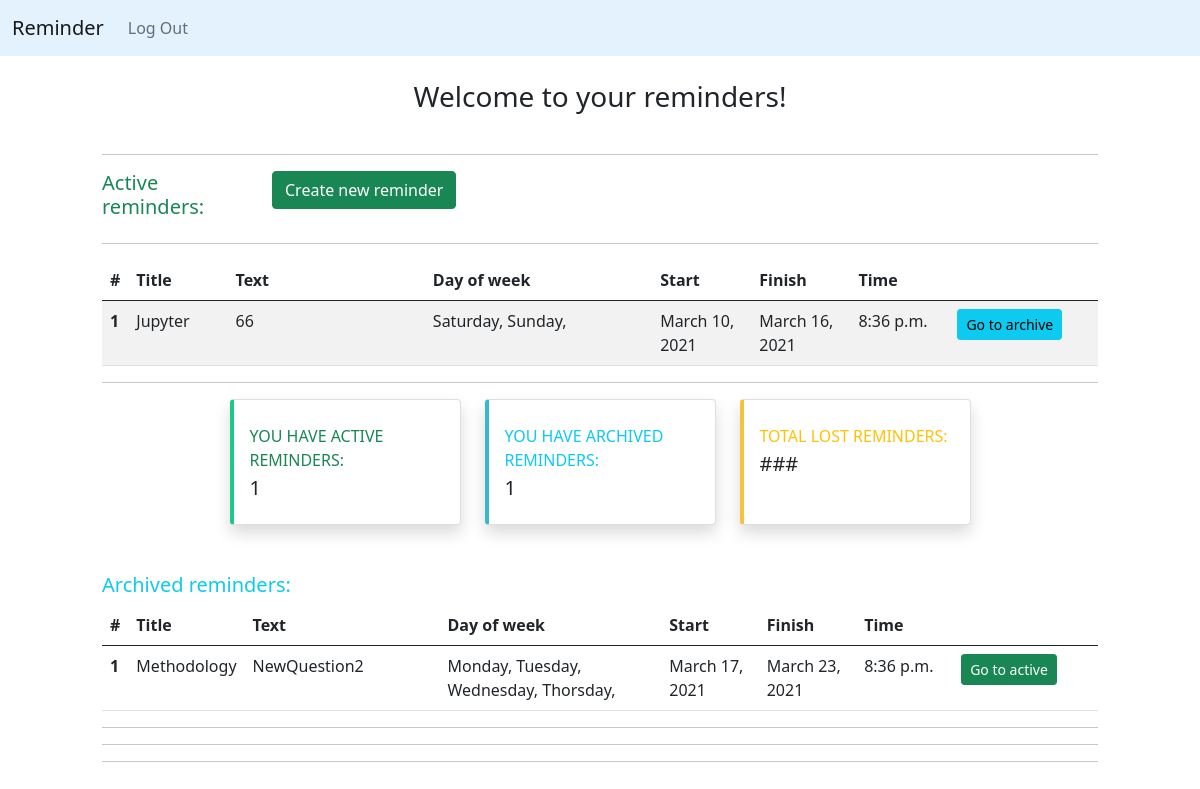
Page /reminder/home/ (signed in) on the committed database.
### myrem/models.py (models this page shows, shortened)
class Reminder(models.Model):
    STATUS = (
        (1, 'Active'),
        (2, 'Archived'),
    )
    user = models.ForeignKey(User, on_delete=models.CASCADE)
    title = models.CharField(max_length=64)
    text = models.CharField(max_length=256)
    date_create = models.DateTimeField(auto_now_add=True)
    date_start = models.DateField()
    date_finish = models.DateField()
    time_reminder = models.TimeField()
    day_of_week = models.ManyToManyField(DayOfWeek)
    status = models.IntegerField(choices=STATUS, default=1)

class DayOfWeek(models.Model):
    name = models.CharField(max_length=20)
    def __str__(self):
        return self.name

### myrem/views.py (the view)
# urls.py: path('home/', views.HomeView.as_view(), name='home'),
@method_decorator(login_required, name='dispatch')
class HomeView(TemplateView):
    template_name = 'myrem/home_new.html'
    def get_context_data(self, **kwargs):
        user = self.request.user
        now = datetime.datetime.now()
        kwargs['rem_list_active'] = Reminder.objects.filter(user=user).filter(status=1)
        kwargs['rem_list_archive'] = Reminder.objects.filter(user=user).filter(status=2)
        return kwargs

### myrem/templates/myrem/home_new.html (shortened to what this page needs)
{% extends "base.html" %}
{% load widget_tweaks %}
{% load static %}
{% block content %}
<div class="row justify-content-center">
    <div class="col-10 justify-content-center">
        <h3 class="row justify-content-center p-4">Welcome {{ user.first_name }} to your reminders!</h3>
        <hr>
        <div class="row">
            <div class="col-lg-2">
                <h5 class="text-success">Active reminders:</h5>
            </div>
            <div class="col-lg-6">
                <button class="btn btn-success" id="create-rem" name="button" type="button">Create new reminder</button>
            </div>
        </div>
        <hr>
        <table class="table table-condensed table-striped" name="active">
            <thead>
            <tr>
                <th scope="col" style="width: 2%">#</th>
                <th scope="col" style="width: 10%">Title</th>
                <th scope="col" style="width: 20%">Text</th>
                <th scope="col" style="width: 23%">Day of week</th>
                <th scope="col" style="width: 10%">Start</th>
                <th scope="col" style="width: 10%">Finish</th>
                <th scope="col" style="width: 10%">Time</th>
                <th scope="col" style="width: 15%"></th>
            </tr>
            </thead>
            <tbody>
            {% for reminder in rem_list_active %}
            <th scope="row">{{ forloop.counter }}</th>
            <td>{{ reminder.title }}</td>
            <td>{{ reminder.text }}</td>
            <td>
                {% for day in reminder.day_of_week.all %}
                {{ day }},
                {% endfor %}
            </td>
            <td>{{ reminder.date_start }}</td>
            <td>{{ reminder.date_finish }}</td>
            <td>{{ reminder.time_reminder }}</td>
            <td>
                <button class="btn btn-sm btn-info" id="{{ reminder.id }}"
                        name="to_archive" type="button">Go to archive
                </button>
            </td>
            {% endfor %}
            </tbody>
        </table>
        <hr>
        <div class="row justify-content-center">
            <div class="col-md-3">
                <div class="card border-left-success shadow h-100 py-2">
                    <div class="card-body">
                        <div class="row no-gutters align-items-center">
                            <div class="col mr-2">
                                <div class="text-xs font-weight-bold text-success text-uppercase mb-1">
                                    You have active reminders:
                                </div>
                                <div class="h5 mb-0 font-weight-bold text-gray-800">
                                    {{ rem_list_active|length }}
                                </div>
                            </div>
                        </div>
                    </div>
                </div>
            </div>
            <div class="col-md-3">
                <div class="card border-left-info shadow h-100 py-2">
                    <div class="card-body">
                        <div class="row no-gutters align-items-center">
                            <div class="col mr-2">
                                <div class="text-xs font-weight-bold text-info text-uppercase mb-1">
                                    You have archived reminders:
                                </div>
                                <div class="h5 mb-0 font-weight-bold text-gray-800">
                                    {{ rem_list_archive|length }}
                                </div>
                            </div>
                        </div>
                    </div>
                </div>
            </div>
            <div class="col-md-3">
                <div class="card border-left-warning shadow h-100 py-2">
                    <div class="card-body">
                        <div class="row no-gutters align-items-center">
                            <div class="col mr-2">
                                <div class="text-xs font-weight-bold text-warning text-uppercase mb-1">
                                    Total lost reminders:
                                </div>
                                <div class="h5 mb-0 font-weight-bold text-gray-800">
                                    ###
                                </div>
                            </div>
                        </div>
                    </div>
                </div>
            </div>
        </div>
        <br>
        <br>
        <h5 class="text-info">Archived reminders:</h5>
        <table class="table" name="archive">
            <thead>
            <tr>
                <th scope="col" style="width: 2%">#</th>
                <th scope="col" style="width: 10%">Title</th>
                <th scope="col" style="width: 20%">Text</th>
                <th scope="col" style="width: 23%">Day of week</th>
                <th scope="col" style="width: 10%">Start</th>
                <th scope="col" style="width: 10%">Finish</th>
                <th scope="col" style="width: 10%">Time</th>
                <th scope="col" style="width: 15%"></th>
            </tr>
            </thead>
            <tbody>
            {% for reminder in rem_list_archive %}
            <th scope="row">{{ forloop.counter }}</th>
            <td>{{ reminder.title }}</td>
            <td>{{ reminder.text }}</td>
            <td>
                {% for day in reminder.day_of_week.all %}
                {{ day }},
                {% endfor %}
            </td>
            <td>{{ reminder.date_start }}</td>
            <td>{{ reminder.date_finish }}</td>
            <td>{{ reminder.time_reminder }}</td>
            <td>
                <button class="btn btn-sm btn-success" id="{{ reminder.id }}"
                        name="to_active" type="button">Go to active
                </button>
            </td>
            {% endfor %}
            </tbody>
        </table>
        <hr>
        <hr>
        <hr>
    </div>
</div>
{% endblock %}

### myrem/templates/base.html (shortened to what this page needs)
<!doctype html>
{% load static %}
<html lang="en">
<head>
    <link href="https://cdn.jsdelivr.net/npm/bootstrap@5.0.0-beta2/dist/css/bootstrap.min.css"
 rel="stylesheet">
    <link rel="stylesheet" href="https://cdnjs.cloudflare.com/ajax/libs/jquery-confirm/3.3.2/jquery-confirm.min.css">
</head>
<body>
<nav class="navbar navbar-expand-lg navbar-light" style="background-color: #e3f2fd;">
    <div class="container-fluid">
        <a class="navbar-brand" href="#">Reminder</a>
        <div class="collapse navbar-collapse" id="navbarNav">
            <ul class="navbar-nav">
                {% if user.is_authenticated %}
                <li class="nav-item">
                    <a class="nav-link" href="{% url 'logout' %}">Log Out</a>
                </li>
                {% else %}
                <li class="nav-item">
                    <a class="nav-link" href="{% url 'login' %}">Log In</a>
                </li>
                {% endif %}
            </ul>
        </div>
    </div>
</nav>
{% block content %}
{% endblock %}
</body>
</html>

### myrem/templates/base.html (style rules this page uses)
.border-left-warning { border-left: 0.25rem solid #f6c23e !important; }
.border-left-success { border-left: 0.25rem solid #1cc88a !important; }
.border-left-info { border-left: 0.25rem solid #36b9cc !important; }

### rows in the picture
Reminder: title "Jupyter", text "66", date_start "March 10, 2021", date_finish "March 16, 2021", time_reminder "8:36 p.m."
DayOfWeek: name "Saturday"
DayOfWeek: name "Sunday"
Reminder: title "Methodology", text "NewQuestion2", date_start "March 17, 2021", date_finish "March 23, 2021", time_reminder "8:36 p.m."
DayOfWeek: name "Monday"
DayOfWeek: name "Tuesday"
DayOfWeek: name "Wednesday"
DayOfWeek: name "Thorsday"

### other values in the picture
{{ rem_list_active|length }} "1"
{{ rem_list_archive|length }} "1"
